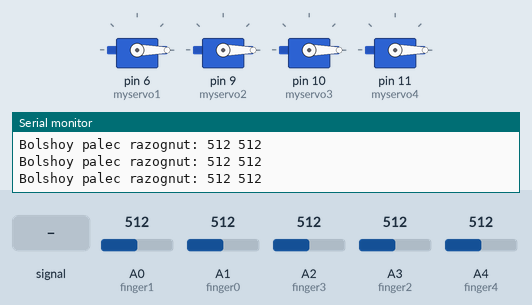
This sketch was run on a simulated Arduino Uno, built with avr-gcc and run on an emulated ATmega328P. On the bench: 4 × servo, the last lines printed to the serial monitor. The test bench sets the inputs (shaded band); at power-on: A1 (finger0) = 512, A2 (finger3) = 512, A3 (finger2) = 512, A0 (finger1) = 512, A4 (finger4) = 512.

Above: at 3.2 s.
3.3 s: A0 (finger1) fed a 2 Hz sine of ±306 counts around its level
4.9 s: A1 (finger0) set to 492
7.9 s: A1 (finger0) set to 471
At 8.64 s:
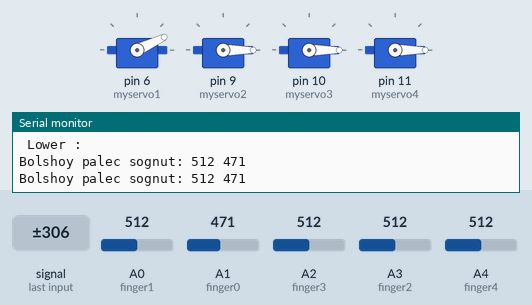
At 9.14 s:
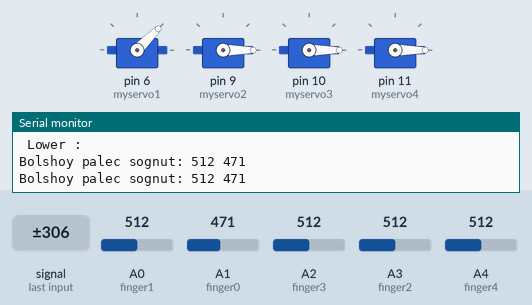
10.9 s: A2 (finger3) set to 492
13.9 s: A2 (finger3) set to 471
At 16.7 s:
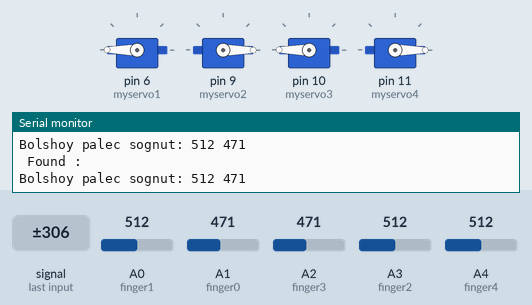
16.9 s: A3 (finger2) set to 494
19.9 s: A3 (finger2) set to 465
At 22.3 s:
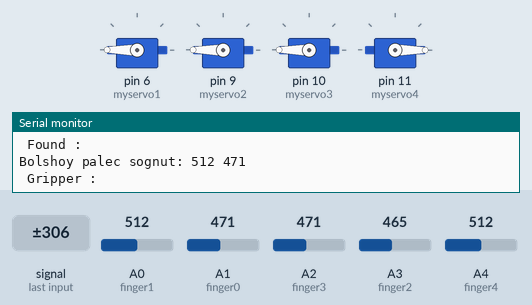
Timing chart, 0 to 23.8 s (numbered marks = the images above; inputs shaded):
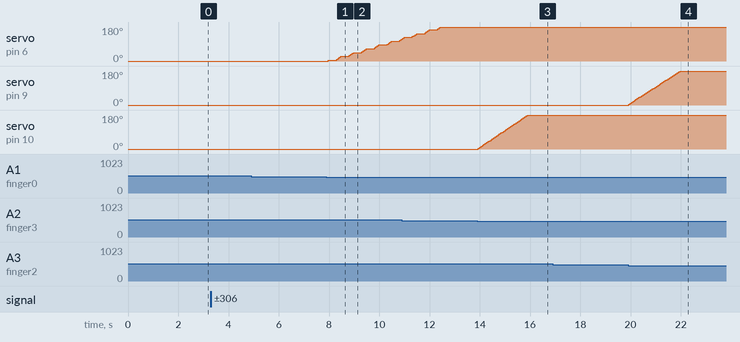

Measured:
- the behaviour switches between 483 and 482 on A1 (finger0) (found by bisection; images 0 and 1)
- the behaviour switches between 483 and 482 on A2 (finger3) (found by bisection; images 2 and 3)
- the behaviour switches between 483 and 482 on A3 (finger2) (found by bisection; images 3 and 4)
- after the input at 7.9 s, servo on pin 6 (myservo1): moves from 0° to 115° over 2.9 s, starting after 0.07 s
- after the input at 13.9 s, servo on pin 10 (myservo3): moves from 0° to 180° over 2.0 s, starting at once
- after the input at 19.9 s, servo on pin 9 (myservo2): moves from 0° to 180° over 2.0 s, starting at once

The sketch:

finalservo.ino
```cpp
#include <Servo.h>


const int finger0 = A1;
const int finger1 = A0;
const int finger2 = A3;
const int finger3 = A2;
const int finger4 = A4;
//a2 безимянный change// Pin connected to voltage divider output
//a4 мезинец
//a1 bolwoi
//a3 fak
//a0 ukaz


// variables will change:
Servo myservo1, myservo2, myservo3, myservo4;
long int count = 0, count1 = 0, sum0 = 0, work0, cur0;
long int sum1 = 0, work1, cur1;
long int sum2 = 0, work2, cur2;
long int sum3 = 0, work3, cur3;
long int sum4 = 0, work4, cur4;
int diff = 40;
boolean workDetermined = false;
int speedy = 5;


void moveIn(bool servo1, bool servo2, bool servo3, bool servo4){
 // delay(5);
  int current1 = myservo1.read();
  int current2 = myservo2.read();
  int current3 = myservo3.read();
  int current4 = myservo4.read();


  if(servo1 == true){
    current1+=speedy;
    myservo1.write(current1);
    //current++;
  }
   if(servo2 == true){
    current2+=speedy;
    myservo2.write(current2);
    //current++;
  }
   if(servo3 == true){
    current3+=speedy;
    myservo3.write(current3);
    //current++;
  }
   if(servo4 == true){
    current4+=speedy;
    myservo4.write(current4);
    //current++;
  }

  //delay(2);

 }

void moveOut(bool servo1, bool servo2, bool servo3, bool servo4){

  int current1 = myservo1.read();
  int current2 = myservo2.read();
  int current3 = myservo3.read();
  int current4 = myservo4.read();


  if(servo1 == true && current1 != 0){
    current1-=speedy;
    myservo1.write(current1);
    //current++;
  }
   if(servo2 == true){
    current2-=speedy;
    myservo2.write(current2);
    //current++;
  }
   if(servo3 == true ){
    current3-=speedy;
    myservo3.write(current3);
    //current++;
  }
   if(servo4 == true){
    current4-=speedy;
    myservo4.write(current4);
    //current++;
  }
  //delay(2);
 }

/* void move(Servo myservo, float val){
      if(val > 750){
        moveIn(myservo);
      }else if(val < 450){
        moveOut(myservo);
      }else{

      }
  }*/

void setup() {
  // put your setup code here, to run once:
  myservo1.attach(6);
  myservo2.attach(9);
  myservo3.attach(10);
  myservo4.attach(11);
  Serial.begin(9600);
 // Serial.println("servo 1:");
      myservo1.write(0);
    //  delay(2000);
     myservo2.write(0);
   //   delay(2000);
     myservo3.write(0);
   //   delay(2000);
     myservo4.write(0);
  delay(2000);
  pinMode(finger0, INPUT);
  pinMode(finger1, INPUT);
  pinMode(finger2, INPUT);
  pinMode(finger3, INPUT);
  pinMode(finger4, INPUT);


}

void loop() {
  /* myservo1.write(180);
     myservo2.write(180);
     myservo3.write(180);
     myservo4.write(180);
     delay(2000);
//Serial.println("in loop");

Serial.print("servo 1:");
Serial.print(myservo1.read());
Serial.print(" ");

Serial.print("servo 2:");
Serial.print(myservo2.read());
Serial.print(" ");

Serial.print("servo 3:");
Serial.print(myservo3.read());
Serial.print(" ");

Serial.print("servo 4:");
Serial.print(myservo4.read());
Serial.print("\n");
    /*myservo1.write(0);
      //delay(2000);
     myservo2.write(0);
      // delay(2000);
     myservo3.write(0);
      //delay(2000);
     myservo4.write(0);*/
  /**/
  int read0 = analogRead(finger0);
  int read1 = analogRead(finger1);
  int read2 = analogRead(finger2);
  int read3 = analogRead(finger3);
  int read4 = analogRead(finger4);


  sum0 = sum0 + read0;
  sum1 = sum1 + read1;
  sum2 = sum2 + read2;
  sum3 = sum3 + read3;
  sum4 = sum4 + read4;


  count++;
  if(count == 100 && !workDetermined){
    myservo1.write(0);
    myservo2.write(0);
    myservo3.write(0);
    myservo4.write(0);
    work0 = sum0/count;
    work1 = sum1/count;
    work2 = sum2/count;
    work3 = sum3/count;
    work4 = sum4/count;
    sum0 = 0; sum1 = 0; sum2 = 0; sum3 = 0; sum4 = 0;
    workDetermined = true;
  }

  if(workDetermined){
    int state = myservo1.read();

    count1++;
    if(count1 == 100){
        cur0 = sum0/count1;
        cur1 = sum1/count1;
        cur2 = sum2/count1;
        cur3 = sum3/count1;
        cur4 = sum4/count1;
        if(work0 - cur0 >= 30){
          Serial.print("Bolshoy palec sognut: ");
          Serial.print(work0);
          Serial.print(" ");
          Serial.print(cur0);
          Serial.println();

          bool servo1=false;
          bool servo2=false;
          bool servo3=false;
          bool servo4=false;
          if(work1 - cur1 >= 30){
            Serial.print(" Lower :\n");
            servo1 = true;

           // myservo1.write(cur1+speed);

          }
          if(work2 - cur2 >= 30){
            Serial.print(" Gripper :\n");
            servo2 = true;
           // myservo2.write(cur2+speed);
          }
          if(work3 - cur3 >= 30){
            Serial.print(" Found :\n");
            servo3 = true;
           // myservo3.write(cur3+speed);
          }
          if(work4 - cur4 >= 30){
            Serial.print(" Upper :\n");
            servo4 = true;
           // myservo4.write(cur4+speed);
          }
          moveIn(servo1,servo2,servo3,servo4);
          Serial.print("\n");

          //Serial.println(cur0);

        }
        else{
          Serial.print("Bolshoy palec razognut: ");
          Serial.print(work0);
          Serial.print(" ");
          Serial.print(cur0);
          Serial.println();
          bool servo1=false;
          bool servo2=false;
          bool servo3=false;
          bool servo4=false;
          if(work1 - cur1 >= 30){
            Serial.print(" Lower :\n");
            servo1 = true;
           // myservo1.write(cur1-speed);
          //
          }
          if(work2 - cur2 >= 30){
            Serial.print(" Gripper :\n");
            servo2 = true;
           /// myservo2.write(cur2-speed);
          }
          if(work3 - cur3 >= 30){
            Serial.print(" Found :\n");
            servo3 = true;
            //myservo3.write(cur3-speed);
          }
          if(work4 - cur4 >= 30){
            Serial.print(" Upper :\n");
            servo4 = true;
           // while(myservo4.read() != cur4 - speed)myservo4.write(cur4-speed);
          }
          moveOut(servo1,servo2,servo3,servo4);
          Serial.print("\n");
        }
        count1=0;
        sum0 = 0; sum1 = 0; sum2 = 0; sum3 = 0; sum4 = 0;
    }
  }

 // delay(5);*/
}
```
